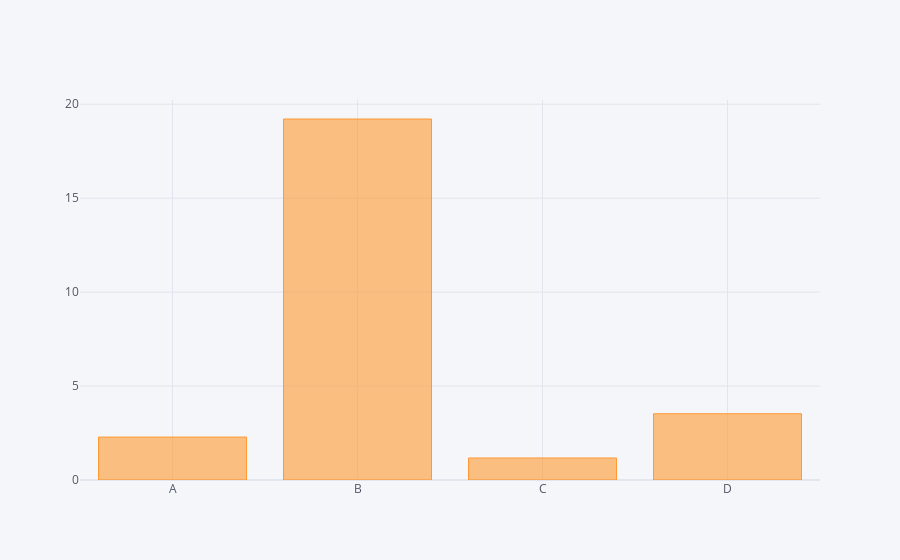

Notebook cell for this chart:
### Code cell
df.sum().iplot(kind='bar')

### Figure 1 — Plotly figure (JSON) as saved in the notebook; plotly's stock layout.template omitted (floating-point values rounded to 4 significant figures)
{"data": [{"marker": {"color": "rgba(255, 153, 51, 0.6)", "line": {"color": "rgba(255, 153, 51, 1.0)", "width": 1}}, "name": "None", "orientation": "v", "text": "", "type": "bar", "x": ["A", "B", "C", "D"], "y": [2.284, 19.21, 1.173, 3.526]}], "layout": {"legend": {"bgcolor": "#F5F6F9", "font": {"color": "#4D5663"}}, "paper_bgcolor": "#F5F6F9", "plot_bgcolor": "#F5F6F9", "title": {"font": {"color": "#4D5663"}}, "xaxis": {"gridcolor": "#E1E5ED", "showgrid": true, "tickfont": {"color": "#4D5663"}, "title": {"font": {"color": "#4D5663"}, "text": ""}, "zerolinecolor": "#E1E5ED"}, "yaxis": {"gridcolor": "#E1E5ED", "showgrid": true, "tickfont": {"color": "#4D5663"}, "title": {"font": {"color": "#4D5663"}, "text": ""}, "zerolinecolor": "#E1E5ED"}}}
